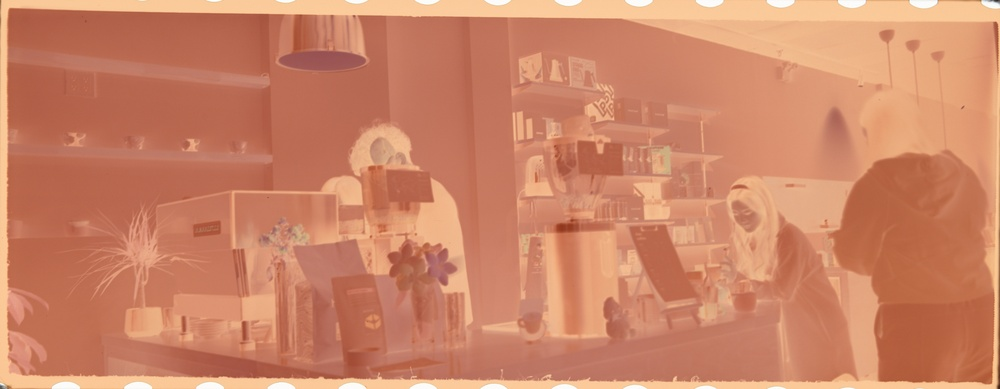
#> input picture test.JPG, 1000 x 389 px, shrunk from 8872 x 3452 before the run
$ jupyter execute convert.ipynb
#> lines starting #> are read from the running program, lines starting #| are printed output that depends on the picture; after the words box and inside, x2 and y2 are one past the last pixel; in counts of white or black regions, pixels touching at a corner belong together
# Film Negative Converter

This notebook converts film negatives to positive images with different conversion presets similar to Negative Lab Pro.

[cell 1]
# Import necessary libraries
import numpy as np
import matplotlib.pyplot as plt
import cv2
from scipy import ndimage
from skimage import exposure, color, filters
from ipywidgets import interact, widgets

## Step 1: Load the Test Image

[cell 2]
# Load the test image
test_img_path = 'test.JPG'
negative = cv2.imread(test_img_path)
#> negative is the input picture: shape (389, 1000, 3); mean B, G, R 102.8, 132.7, 204.8
negative = cv2.cvtColor(negative, cv2.COLOR_BGR2RGB)  # Convert from BGR to RGB

# Display the original negative
plt.figure(figsize=(10, 8))
plt.imshow(negative)
plt.title('Original Film Negative')
plt.axis('off')
plt.show()

## Step 2: Film Border Detection and Base Color Extraction

[cell 3]
def detect_film_border(image, threshold_value=20, min_border_width=10, inner_edge_threshold=40):
    """Detect the film border and extract the base color

    This function detects both the hard scanner edge and the softer inner edge
    that surrounds the actual image content.
    """
#> called with threshold_value = 20, min_border_width = 10, inner_edge_threshold = 40
    # Convert to grayscale
    gray = cv2.cvtColor(image, cv2.COLOR_RGB2GRAY)
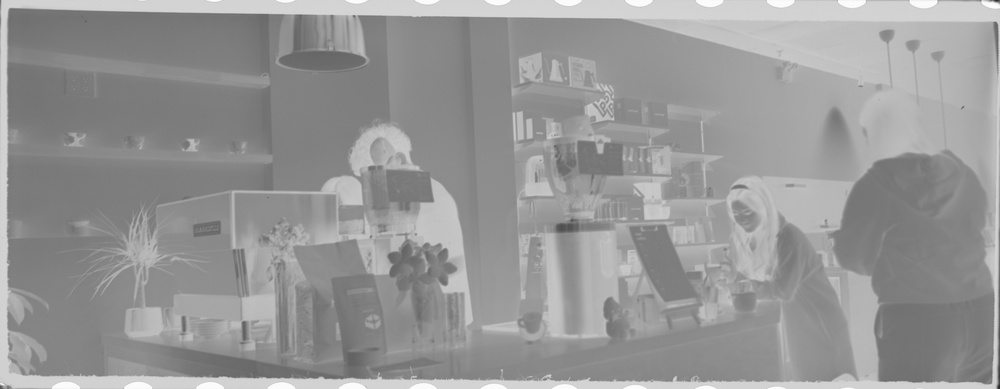
#> gray: shape (389, 1000); min 39, max 255, mean 150.9

    # Apply threshold to separate the film from scanner border (hard edge)
    _, binary_outer = cv2.threshold(gray, threshold_value, 255, cv2.THRESH_BINARY)
#> binary_outer: shape (389, 1000); every value is 255

    # Apply morphological operations to clean up the binary image
    kernel = np.ones((5, 5), np.uint8)
    binary_outer = cv2.morphologyEx(binary_outer, cv2.MORPH_CLOSE, kernel)
    binary_outer = cv2.morphologyEx(binary_outer, cv2.MORPH_OPEN, kernel)

    # Find contours for the outer edge
    contours_outer, _ = cv2.findContours(binary_outer, cv2.RETR_EXTERNAL, cv2.CHAIN_APPROX_SIMPLE)
#> contours_outer = [[[0, 0], [0, 388], [999, 388], [999, 0]]]

    if not contours_outer:
        return None, None, None, None

    # Get the largest contour (should be the outer film edge)
    largest_contour_outer = max(contours_outer, key=cv2.contourArea)
#> largest_contour_outer = [[0, 0], [0, 388], [999, 388], [999, 0]]

    # Create a mask for the outer film area
    mask_outer = np.zeros_like(gray)
    cv2.drawContours(mask_outer, [largest_contour_outer], 0, 255, -1)

    # Extract the outer film area
    x_outer, y_outer, w_outer, h_outer = cv2.boundingRect(largest_contour_outer)
#> x_outer = 0; y_outer = 0; w_outer = 1000; h_outer = 389
    film_area_outer = image[y_outer:y_outer+h_outer, x_outer:x_outer+w_outer]
    gray_film_area = cv2.cvtColor(film_area_outer, cv2.COLOR_RGB2GRAY)

    # Apply a different threshold to detect the inner edge (softer edge)
    _, binary_inner = cv2.threshold(gray_film_area, inner_edge_threshold, 255, cv2.THRESH_BINARY)
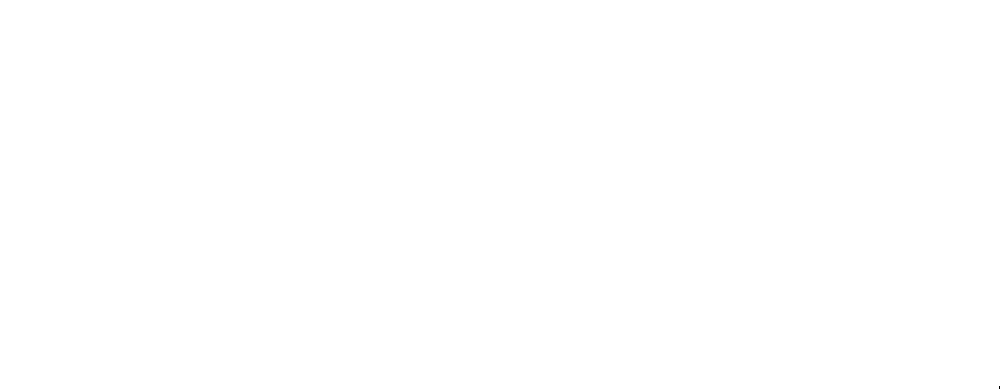
#> binary_inner: shape (389, 1000); 100% white; black in thin lines or dots, all inside (x1, y1, x2, y2) = (999, 386, 1000, 389)
    binary_inner = cv2.morphologyEx(binary_inner, cv2.MORPH_CLOSE, kernel)
    binary_inner = cv2.morphologyEx(binary_inner, cv2.MORPH_OPEN, kernel)

    # Find contours for the inner edge
    contours_inner, _ = cv2.findContours(binary_inner, cv2.RETR_EXTERNAL, cv2.CHAIN_APPROX_SIMPLE)
#> contours_inner = [[[0, 0], [0, 388], [999, 388], [999, 0]]]

    # Create a border mask (area between outer and inner edge)
    if contours_inner:
        # Get the largest inner contour
        largest_contour_inner = max(contours_inner, key=cv2.contourArea)
#> largest_contour_inner = [[0, 0], [0, 388], [999, 388], [999, 0]]

        # Create a mask for the inner film area
        mask_inner = np.zeros_like(gray_film_area)
        cv2.drawContours(mask_inner, [largest_contour_inner], 0, 255, -1)

        # Get the inner film area bounding box
        x_inner, y_inner, w_inner, h_inner = cv2.boundingRect(largest_contour_inner)
#> x_inner = 0; y_inner = 0; w_inner = 1000; h_inner = 389

        # Adjust inner coordinates to be relative to the original image
        x_inner += x_outer
        y_inner += y_outer

        # Create a combined mask for visualization
        mask_combined = np.zeros_like(gray)
        cv2.rectangle(mask_combined, (x_outer, y_outer), (x_outer + w_outer, y_outer + h_outer), 128, 2)
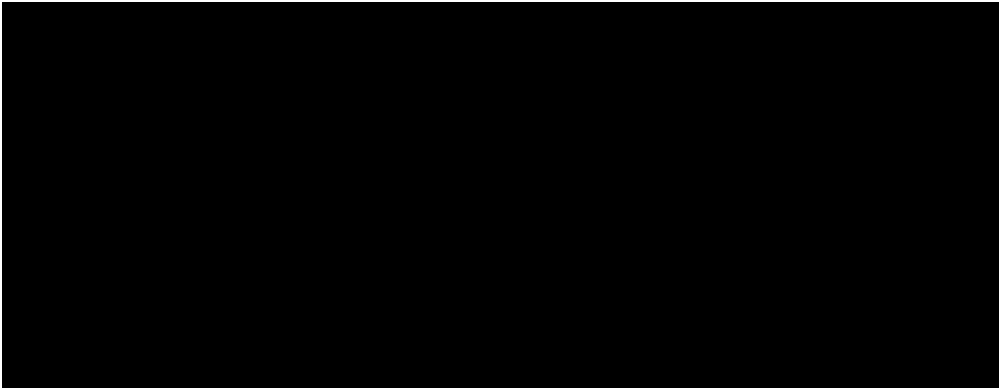
#> mask_combined: shape (389, 1000); values 0 (black) and 128 (white), 1.1% white; 1 white region, box (x1, y1, x2, y2) and area: (0, 0, 1000, 389) 4158
        cv2.rectangle(mask_combined, (x_inner, y_inner), (x_inner + w_inner, y_inner + h_inner), 255, 2)
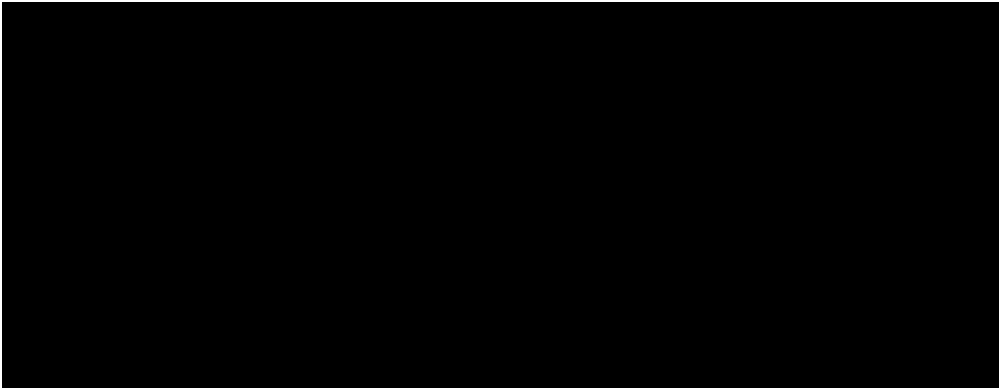
#> mask_combined: shape (389, 1000); 1.1% white; 1 white region, box (x1, y1, x2, y2) and area: (0, 0, 1000, 389) 4158

        # Create a border mask (between outer and inner edge)
        border_mask = np.zeros_like(gray)
        cv2.rectangle(border_mask, (x_outer, y_outer), (x_outer + w_outer, y_outer + h_outer), 255, -1)
        cv2.rectangle(border_mask, (x_inner, y_inner), (x_inner + w_inner, y_inner + h_inner), 0, -1)
#> border_mask: shape (389, 1000); every value is 0
    else:
        # If no inner contour, use the outer contour with a margin
        border_margin = 20
        mask_inner = mask_outer.copy()
        x_inner = x_outer + border_margin
        y_inner = y_outer + border_margin
        w_inner = w_outer - 2 * border_margin
        h_inner = h_outer - 2 * border_margin
        mask_combined = mask_outer

        # Create a border mask
        border_mask = np.zeros_like(gray)
        cv2.rectangle(border_mask, (x_outer, y_outer), (x_outer + w_outer, y_outer + h_outer), 255, -1)
        cv2.rectangle(border_mask, (x_inner, y_inner), (x_inner + w_inner, y_inner + h_inner), 0, -1)

    # Get the film base color from the border
    border_pixels = image[border_mask > 0]
#> border_pixels = empty array
    if len(border_pixels) > 0:
        film_base_color = np.median(border_pixels, axis=0)
    else:
        film_base_color = np.array([0, 0, 0])

    # Return all the necessary information
    return mask_combined, film_base_color, (x_outer, y_outer, w_outer, h_outer), (x_inner, y_inner, w_inner, h_inner)

[cell 4]
# Apply the film border detection
film_mask, film_base_color, film_bbox, inner_bbox = detect_film_border(negative)
#> film_base_color = [0, 0, 0]; film_bbox = (0, 0, 1000, 389); inner_bbox = (0, 0, 1000, 389)

# Display the results
if film_mask is not None:
    fig, axes = plt.subplots(1, 2, figsize=(16, 8))

    # Original image with bounding box
    axes[0].imshow(negative)
    if film_bbox:
        x, y, w, h = film_bbox
#> x = 0; y = 0; w = 1000; h = 389
        rect = plt.Rectangle((x, y), w, h, linewidth=2, edgecolor='r', facecolor='none')
        axes[0].add_patch(rect)
    axes[0].set_title('Detected Film Area')
    axes[0].axis('off')

    # Film mask
    axes[1].imshow(film_mask, cmap='gray')
    axes[1].set_title('Film Mask')
    axes[1].axis('off')

    plt.tight_layout()
    plt.show()
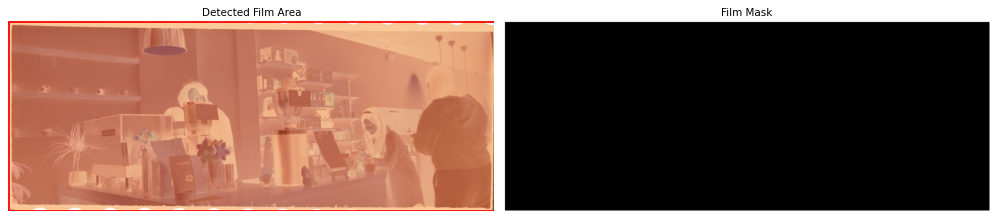
#> figure drawn by matplotlib, 2 panels

    # Display the detected film base color
    print(f"Detected film base color (RGB): {film_base_color}")
#| Detected film base color (RGB): [0 0 0]

    # Visualize the detected film base color
    color_patch = np.ones((100, 100, 3), dtype=np.uint8)
    color_patch[:, :] = film_base_color
#> color_patch: shape (100, 100, 3); every value is 0
    plt.figure(figsize=(2, 2))
    plt.imshow(color_patch)
    plt.title('Film Base Color')
    plt.axis('off')
    plt.show()
else:
    print("Could not detect film border.")

## Step 3: Negative to Positive Conversion Algorithm

[cell 5]
# [30 lines left out: function apply_cmyk_adjustments, not called in this run]

def convert_negative_to_positive(negative_img, film_base_color, preset='standard',
                                cyan=0, magenta=0, yellow=0, black=0):
    """Convert negative to positive using the film base color as reference"""
    # Make a copy of the image to avoid modifying the original
    img = negative_img.copy().astype(np.float32) / 255.0

    # Normalize film base color to 0-1 range
    base_color = film_base_color.astype(np.float32) / 255.0

    # Invert the image
    img = 1.0 - img

    # Apply different presets
    if preset == 'standard':
        # Standard conversion with auto white balance
        for c in range(3):
            if base_color[c] > 0:
                img[:,:,c] = img[:,:,c] / base_color[c]

        # Auto contrast stretch - process each channel separately
        for c in range(3):
            p2, p98 = np.percentile(img[:,:,c], (2, 98))
            img[:,:,c] = exposure.rescale_intensity(img[:,:,c], in_range=(p2, p98), out_range=(0, 1))

    elif preset == 'frontier':
        # Frontier conversion - warmer tones, higher contrast
        for c in range(3):
            if base_color[c] > 0:
                img[:,:,c] = img[:,:,c] / base_color[c]

        # Warm color balance adjustment - made less blue
        img[:,:,0] *= 1.15  # Increase red more
        img[:,:,1] *= 1.05  # Slightly increase green
        img[:,:,2] *= 0.85  # Decrease blue more

        # Higher contrast
        img = exposure.adjust_gamma(img, 1.2)

        # Instead of using equalize_adapthist which has strict range requirements,
        # use a combination of contrast stretching and exposure adjustment
        for c in range(3):
            # Ensure values are in [0, 1] range
            img[:,:,c] = np.clip(img[:,:,c], 0, 1)
            # Apply contrast stretching
            p2, p98 = np.percentile(img[:,:,c], (2, 98))
            img[:,:,c] = exposure.rescale_intensity(img[:,:,c], in_range=(p2, p98), out_range=(0, 1))
            # Add a bit more local contrast
            img[:,:,c] = exposure.adjust_sigmoid(img[:,:,c], cutoff=0.5, gain=7)

    elif preset == 'noritsu':
        # Noritsu conversion - neutral tones, more saturated
        for c in range(3):
            if base_color[c] > 0:
                img[:,:,c] = img[:,:,c] / base_color[c]

        # Adjust color balance - reduce blue cast
        img[:,:,0] *= 1.1   # Increase red
        img[:,:,1] *= 1.05  # Slightly increase green
        img[:,:,2] *= 0.85  # Decrease blue

        # Replace equalize_hist with a more controlled approach
        for c in range(3):
            # Ensure values are in [0, 1] range
            img[:,:,c] = np.clip(img[:,:,c], 0, 1)
            # Apply mild contrast enhancement
            p5, p95 = np.percentile(img[:,:,c], (5, 95))
            img[:,:,c] = exposure.rescale_intensity(img[:,:,c], in_range=(p5, p95), out_range=(0, 1))

        # Increase saturation
        hsv = color.rgb2hsv(img)
        hsv[:,:,1] *= 1.2  # Increase saturation
        img = color.hsv2rgb(hsv)

    elif preset == 'hasselblad':
        # Hasselblad X5 - high dynamic range, clean colors
        for c in range(3):
            if base_color[c] > 0:
                img[:,:,c] = img[:,:,c] / base_color[c]

        # Reduce blue cast for Hasselblad preset
        img[:,:,0] *= 1.15  # Increase red
        img[:,:,1] *= 1.05  # Slightly increase green
        img[:,:,2] *= 0.8   # Decrease blue significantly

        # Enhanced dynamic range - process each channel separately
        for c in range(3):
            img[:,:,c] = exposure.rescale_intensity(img[:,:,c], in_range=(0.05, 0.95), out_range=(0, 1))

        # Fine contrast adjustment
        img = exposure.adjust_sigmoid(img, cutoff=0.5, gain=8)

    # Clip values to ensure they're in the valid range
    img = np.clip(img, 0, 1)

    # Convert back to 0-255 range
    img = (img * 255).astype(np.uint8)

    # Apply any CMYK adjustments
    if any([cyan != 0, magenta != 0, yellow != 0, black != 0]):
        img = apply_cmyk_adjustments(img, cyan, magenta, yellow, black)

    return img

## Step 4: Apply Different Presets

[cell 6]
# Apply different presets and display results
if film_mask is not None and film_bbox is not None:
    # Extract the film area
    x, y, w, h = film_bbox
    film_area = negative[y:y+h, x:x+w]

    # Create different preset conversions
    presets = ['standard', 'frontier', 'noritsu', 'hasselblad']
    converted_images = {}

    for preset in presets:
        converted = convert_negative_to_positive(film_area, film_base_color, preset=preset)
        converted_images[preset] = converted
#> this loop made 4 passes
#> pass 1, in convert_negative_to_positive, `img = 1.0 - img`:
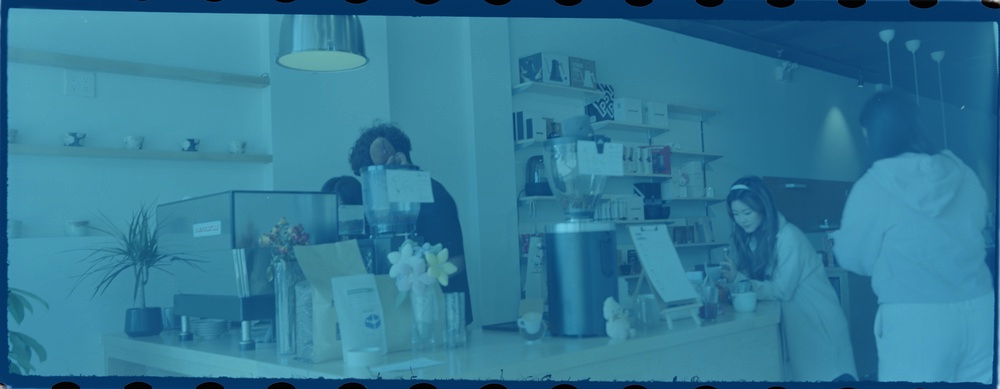
#> img: shape (389, 1000, 3) float32; mean R, G, B 0.197, 0.48, 0.597
#> pass 1, in convert_negative_to_positive, `img = np.clip(img, 0, 1)`:
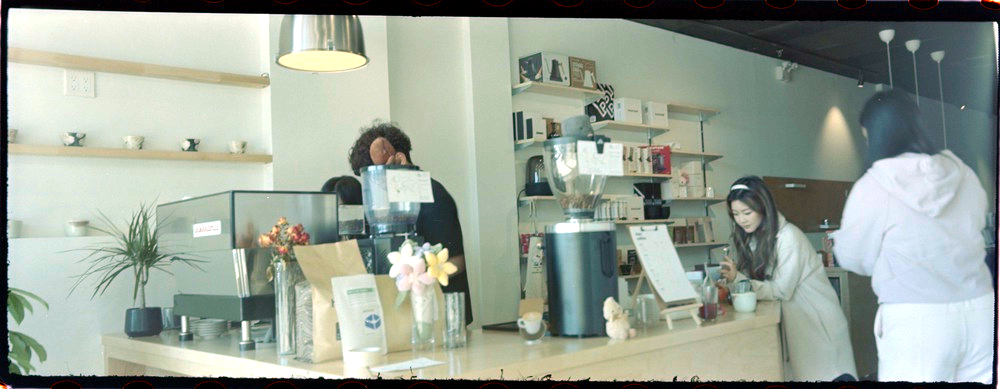
#> img: shape (389, 1000, 3) float32; mean R, G, B 0.599, 0.637, 0.592
#> after the loop, converted_images = 4 items

    # Display all presets
    fig, axes = plt.subplots(2, 2, figsize=(15, 12))
    axes = axes.flatten()

    for i, preset in enumerate(presets):
        axes[i].imshow(converted_images[preset])
        axes[i].set_title(f'{preset.capitalize()} Preset')
        axes[i].axis('off')

    plt.tight_layout()
    plt.show()
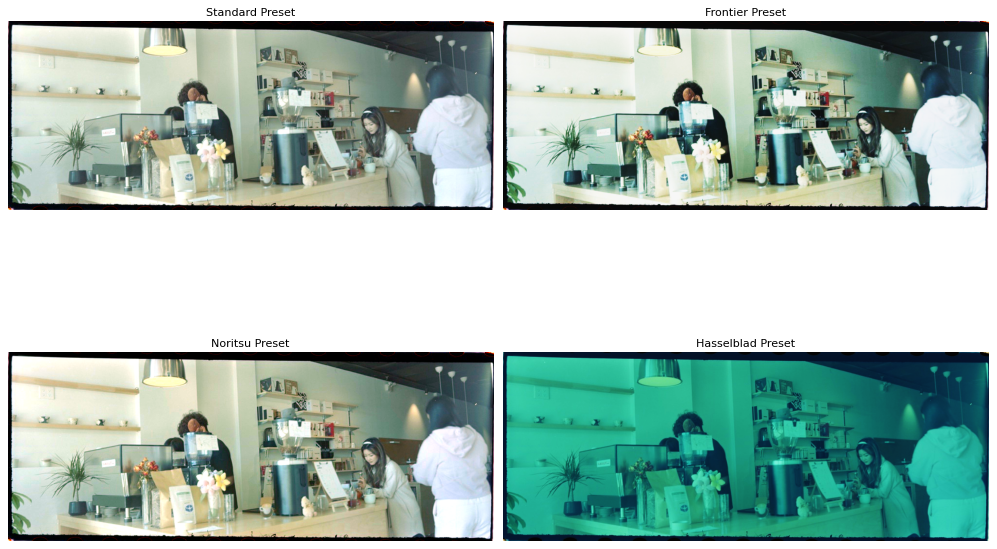
#> figure drawn by matplotlib, 4 panels
#> the sliders are set to preset = standard, contrast = 1.0, saturation = 1.0, brightness = 1.0, highlight_recovery = 0.0
else:
    print("Cannot convert image: Film area not detected.")

## Step 5: Interactive Preset Selector with Fine-tuning Controls

[cell 7]
# Define a function for the interactive interface
def interactive_converter(preset, contrast=1.0, saturation=1.0, brightness=1.0, highlight_recovery=0.0):
#> called with preset = 'standard', contrast = 1, saturation = 1, brightness = 1, highlight_recovery = 0
    if film_mask is not None and film_bbox is not None:
        # Extract the film area
        x, y, w, h = film_bbox
#> x = 0; y = 0; w = 1000; h = 389
        film_area = negative[y:y+h, x:x+w]

        # Apply the preset conversion
        converted = convert_negative_to_positive(film_area, film_base_color, preset=preset)

        # Apply additional adjustments
        converted = converted.astype(np.float32) / 255.0

        # Adjust contrast
        converted = exposure.adjust_gamma(converted, 1.0/contrast)

        # Adjust saturation
        hsv = color.rgb2hsv(converted)
#> hsv: shape (389, 1000, 3) float32; mean of channels 0, 1, 2 0.345, 0.187, 0.647
        hsv[:,:,1] *= saturation
        converted = color.hsv2rgb(hsv)

        # Adjust brightness
        converted = exposure.adjust_gamma(converted, 1.0/brightness)

        # Highlight recovery (reduce highlight intensity)
        if highlight_recovery > 0:
            highlights = converted > 0.9
            converted[highlights] = converted[highlights] - (converted[highlights] - 0.9) * highlight_recovery

        # Clip and convert back
        converted = np.clip(converted, 0, 1)
        converted = (converted * 255).astype(np.uint8)

        # Display the result
        plt.figure(figsize=(10, 8))
        plt.imshow(converted)
        plt.title(f'{preset.capitalize()} Preset')
        plt.axis('off')
        plt.show()

        return converted
    else:
        print("Cannot convert image: Film area not detected.")
        return None
